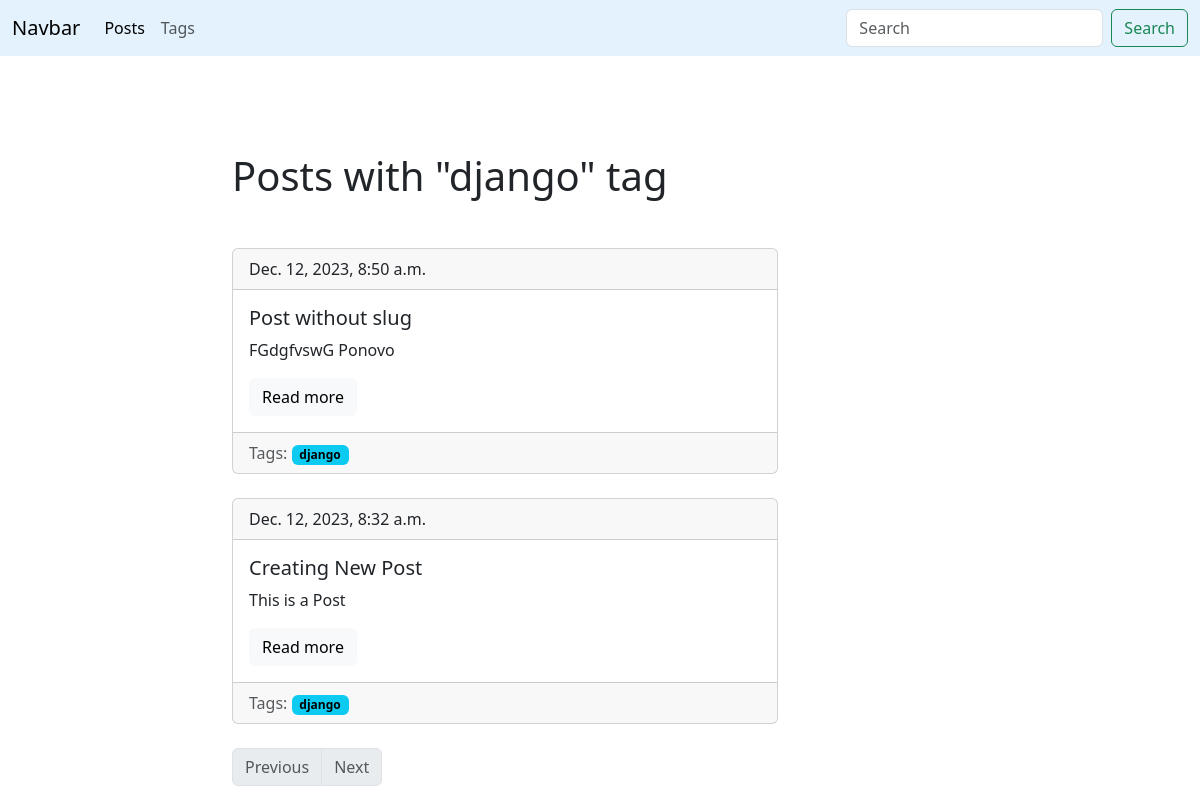
Screenshot of /blog/tag/django/ with the database file from the repository.
### blog/models.py (models this page shows, shortened)
class Tag(models.Model):
    title = models.CharField(max_length=150)
    slug = models.SlugField(max_length=150, unique=True)
    def get_absolute_url(self):
        return reverse("tag_detail_url", kwargs={"slug": self.slug})
    class Meta:
        ordering = ['title']

class Post(models.Model):
    title = models.CharField(max_length=150, db_index=True)
    slug = models.SlugField(max_length=150, unique=True, blank=True)
    body = models.TextField(blank=True, db_index=True)
    date_pub = models.DateTimeField(auto_now_add=True)
    tags = models.ManyToManyField('Tag', blank=True, related_name='posts')
    def get_absolute_url(self):
        return reverse("post_detail_url", kwargs={"slug": self.slug})
    class Meta:
        ordering = ['-date_pub']

### blog/views.py (the view)
# urls.py: path('tag/<str:slug>/', TagDetail.as_view(), name='tag_detail_url'),
class TagDetail(DetailObjectMixin, View):
    model = Tag
    template = 'blog/tag_detail.html'

### blog/utils.py (called while the page is built)
    def get(self, request, slug):
        obj = get_object_or_404(self.model, slug__iexact=slug)
        return render(request, self.template, context={self.model.__name__.lower(): obj,'admin_object': obj})

### blog/templates/blog/tag_detail.html (shortened to what this page needs)
{% extends "blog/base_blog.html" %}
{% block content %}
    <h1 class="mt-5 mb-5">
        Posts with "{{ tag.title }}" tag
    </h1>
    {% for post in tag.posts.all %}
        {% include 'blog/includes/post_card_template.html' %}
    {% endfor %}
{% endblock content %}

### blog/templates/blog/base_blog.html (shortened to what this page needs)
{% extends "base.html" %}

### templates/base.html (shortened to what this page needs)
{% load static %}
<!DOCTYPE html>
<html lang="en">
  <head>
    <link
      href="https://cdn.jsdelivr.net/npm/bootstrap@5.3.2/dist/css/bootstrap.min.css"
      rel="stylesheet"
    />
    <link rel="stylesheet" href="{% static 'css/styles.css' %}">
  </head>
  <body>
    <nav class="navbar navbar-expand-lg navbar-light" style="background-color: #e3f2fd;">
      <div class="container-fluid">
        <a class="navbar-brand" href="#">Navbar</a>
        <div class="collapse navbar-collapse" id="navbarSupportedContent">
          <ul class="navbar-nav me-auto mb-2 mb-lg-0">
            <li class="nav-item">
              <a class="nav-link active" aria-current="page" href="{% url 'posts_list_url' %}">Posts</a>
            </li>
            <li class="nav-item">
              <a class="nav-link" href="{% url 'tags_list_url' %}">Tags</a>
            </li>
          </ul>
          <form class="d-flex" role="search" action="{% url 'posts_list_url' %}">
            <input
              class="form-control me-2"
              type="search"
              placeholder="Search"
              aria-label="Search" name="search">
            <button class="btn btn-outline-success" type="submit">
              Search
            </button>
          </form>
        </div>
      </div>
    </nav>
    <div class="container mt-5">
      <div class="row">
        <div class="col-6 offset-md-2">
          {% block content %}
          {% endblock %}
          <nav aria-label="...">
            <ul class="pagination">
              <li class="page-item {% if not prev_page_url %} disabled {% endif %}">
                <a class="page-link" href="{{ prev_page_url }}">Previous</a>
              </li>
              <li class="page-item {% if not next_page_url %} disabled {% endif %}">
                <a class="page-link" href="{{ next_page_url }}">Next</a>
              </li>
            </ul>
          </nav>
        </div>
      </div>
    </div>
  </body>
</html>

### blog/templates/blog/includes/post_card_template.html
<div class="card mb-4">
    <div class="card-header">
        {{ post.date_pub }}
    </div>
    <div class="card-body">
        <h5 class="card-title">{{ post.title }}</h5>
        <p class="card-text">{{ post.body|truncatewords:15 }}</p>
        <a href="{{ post.get_absolute_url }}" class="btn btn-light">Read more</a>
    </div>
    <div class="card-footer text-muted">
        Tags:
        {% for tag in post.tags.all %}
            <a href="{{ tag.get_absolute_url }}"><span class="badge text-bg-info">{{ tag.title }}</span></a>
        {% endfor %}
    </div>
</div>

### rows the page displays
Tag: title "django"
Post: date_pub "Dec. 12, 2023, 8:50 a.m.", title "Post without slug", body "FGdgfvswG Ponovo"
Post: date_pub "Dec. 12, 2023, 8:32 a.m.", title "Creating New Post", body "This is a Post"
